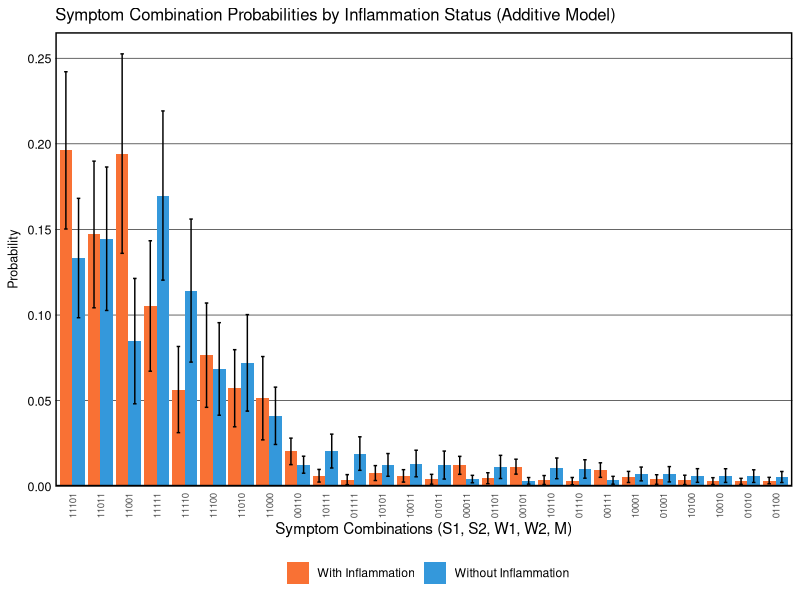
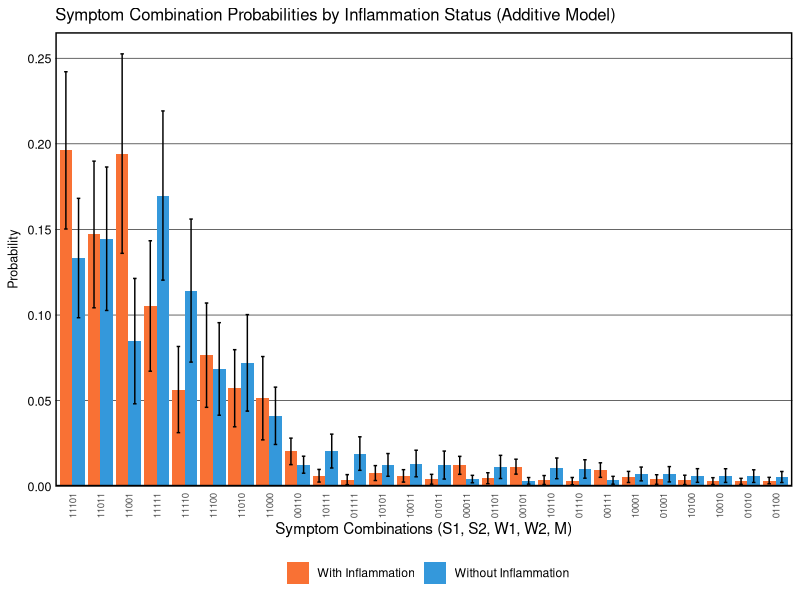

Here is the R script that generated these plots, in order:
## ---- chunk 1
# Load required packages
library(tidyverse)
library(MASS)
## ---- chunk 2
# Setting seed for reproducibility
set.seed(123)

# All 32 possible combinations of the 5 binary symptom criteria
combinations <- expand.grid(c(0,1), c(0,1), c(0,1), c(0,1), c(0,1))

# Labels of the combinations, e.g. "11001" (order: S1, S2, W1, W2, M)
combination_labels <- apply(combinations, 1, paste0, collapse = "")
## ---- chunk 3
# Function to ensure the values fall between 0 and 4
rescale <- function(x) {
  min_val <- min(x)
  max_val <- max(x)
  return((x - min_val) / (max_val - min_val) * 4)
}
## ---- chunk 4
generate_correlated_binary <- function(n, p1, p2, cor) {
  # Draw n pairs of correlated standard normal values
  sigma <- matrix(c(1, cor, cor, 1), 2, 2)
  bvn <- mvrnorm(n, mu = c(0, 0), Sigma = sigma)
  
  # Dichotomize: values above the threshold become 1
  L <- ifelse(bvn[,1] > qnorm(1 - p1), 1, 0)
  I <- ifelse(bvn[,2] > qnorm(1 - p2), 1, 0)
  
  return(data.frame(L = L, I = I))
}
## ---- chunk 5
# Function to calculate Hill numbers
# Input: vector of probabilities, q parameter (order of diversity)
# Output: Hill number (effective number of categories)
calculate_hill <- function(probabilities, q) {
  # Only use probabilities > 0 (since log(0) is undefined for q=1)
  p <- probabilities[probabilities > 0]
  # Normalize to ensure probabilities sum to 1
  p <- p / sum(p)
  
  if (q == 1) {
    # Limit case: exponential of Shannon entropy
    return(exp(-sum(p * log(p))))
  } else {
    # General formula: Hill = (sum(p^q))^(1/(1-q))
    return(sum(p^q)^(1/(1-q)))
  }
}
## ---- chunk 6
calculate_combination_shares <- function(data) {
  # Code each individual's symptom combination, e.g. "11001"
  combination <- paste0(as.integer(data$S1_positive),
                        as.integer(data$S2_positive),
                        as.integer(data$W1_positive),
                        as.integer(data$W2_positive),
                        as.integer(data$M_positive))
  # Count each of the 32 combinations (including those with 0 individuals)
  counts <- table(factor(combination, levels = combination_labels))
  return(as.numeric(counts) / sum(counts))
}
## ---- chunk 7
# Number of individuals and simulations
n <- 10000
n_sims <- 100

# Model parameters
p_L <- 0.8      # probability of the disorder (L)
p_I <- 0.5      # probability of the biological factor (I)
cor_LI <- 0.6   # correlation between L and I (underlying continuous values)

# Matrices to store the share of each symptom combination per simulation
results_WITH_inflammation <- matrix(0, ncol = 2^5, nrow = n_sims)
results_WITHOUT_inflammation <- matrix(0, ncol = 2^5, nrow = n_sims)

# Vectors to track sample sizes
n_WITH_inflammation <- numeric(n_sims)
n_WITHOUT_inflammation <- numeric(n_sims)

# Vectors to track symptom severity means
severity_WITH_inflammation <- numeric(n_sims)
severity_WITHOUT_inflammation <- numeric(n_sims)

# Vectors to track Hill numbers for heterogeneity analysis
# q=0: richness, q=1: exp(Shannon), q=2: inverse Simpson
hill_q0_WITH_inflammation <- numeric(n_sims)
hill_q0_WITHOUT_inflammation <- numeric(n_sims)
hill_q1_WITH_inflammation <- numeric(n_sims)
hill_q1_WITHOUT_inflammation <- numeric(n_sims)
hill_q2_WITH_inflammation <- numeric(n_sims)
hill_q2_WITHOUT_inflammation <- numeric(n_sims)
## ---- chunk 8
for(sim in 1:n_sims) {
  # Generate correlated binary latent variables L (PTSD) and I (Inflammation)
  latent_vars <- generate_correlated_binary(n, p1 = p_L, p2 = p_I, cor = cor_LI)
  L <- latent_vars$L
  I <- latent_vars$I
  
# Simulate symptoms with BOTH L and I effects (additive model)
  # I factors are adjustable based on theoretical assumptions
  
  # Strong indicators - react strongly to PTSD, moderately to Inflammation
  S1 <- rescale(2.0 * L + 0.6 * I + rnorm(n, mean=2, sd=0.5))
  S2 <- rescale(1.8 * L + 0.5 * I + rnorm(n, mean=2, sd=0.5))
  
  # Medium indicator - reacts moderately to both
  M <- rescale(1.2 * L + 0.7 * I + rnorm(n, mean=2, sd=0.8))
  
  # Weak indicators - react weakly to PTSD, varied response to Inflammation
  W1 <- rescale(0.6 * L + 0.5 * I + rnorm(n, mean=2, sd=1))
  W2 <- rescale(0.4 * L + 0.3 * I + rnorm(n, mean=2, sd=1))
  
  
  # Combine into a data frame
  data <- data.frame(L, I, S1, S2, W1, W2, M)
  
  # Creating binary variables for all indicators
  data <- data %>%
    mutate(
      S1_positive = S1 >= 2,
      S2_positive = S2 >= 2,
      W1_positive = W1 >= 2,
      W2_positive = W2 >= 2,
      M_positive = M >= 2
    )
  
  # Calculate a new column that counts how many criteria are met for each individual
  data <- data %>%
    mutate(criteria_met = S1_positive + S2_positive + 
                          W1_positive + W2_positive + 
                          M_positive)
  
# Filter the dataset to keep only those individuals that meet at least 2 criteria
filtered_data <- data %>%
    filter(criteria_met >= 2)
  
# Calculate total symptom severity (sum of the five symptom ratings, range 0-20)
filtered_data <- filtered_data %>%
  mutate(severity = S1 + S2 + M + W1 + W2)

# Split into groups with (I = 1) and without (I = 0) the biological factor
filtered_WITH_I <- filtered_data %>% filter(I == 1)
filtered_WITHOUT_I <- filtered_data %>% filter(I == 0)

  # === Severity matching: equalize the full severity distribution ===
  # Severity is divided into bins of width 0.5; within each bin, the same
  # number of individuals is randomly drawn from both groups
  breaks <- seq(0, 20, by = 0.5)
  filtered_WITH_I <- filtered_WITH_I %>%
    mutate(bin = cut(severity, breaks, include.lowest = TRUE))
  filtered_WITHOUT_I <- filtered_WITHOUT_I %>%
    mutate(bin = cut(severity, breaks, include.lowest = TRUE))
  
  # Number of individuals to draw per bin (the smaller of the two groups)
  n_per_bin <- inner_join(count(filtered_WITH_I, bin, name = "n_with"),
                          count(filtered_WITHOUT_I, bin, name = "n_without"),
                          by = "bin") %>%
    mutate(n_take = pmin(n_with, n_without))
  
  # Randomly draw n_take individuals per bin from both groups
  filtered_WITH_I <- filtered_WITH_I %>%
    inner_join(n_per_bin, by = "bin") %>%
    group_by(bin) %>%
    filter(row_number() %in% sample(n(), first(n_take))) %>%
    ungroup()
  filtered_WITHOUT_I <- filtered_WITHOUT_I %>%
    inner_join(n_per_bin, by = "bin") %>%
    group_by(bin) %>%
    filter(row_number() %in% sample(n(), first(n_take))) %>%
    ungroup()

# Track sample sizes
n_WITH_inflammation[sim] <- nrow(filtered_WITH_I)
n_WITHOUT_inflammation[sim] <- nrow(filtered_WITHOUT_I)

# Track severity means (to verify matching worked)
severity_WITH_inflammation[sim] <- mean(filtered_WITH_I$severity)
severity_WITHOUT_inflammation[sim] <- mean(filtered_WITHOUT_I$severity)
  
  # Calculate the share of each symptom combination in both groups
  results_WITH_inflammation[sim, ] <- calculate_combination_shares(filtered_WITH_I)
  results_WITHOUT_inflammation[sim, ] <- calculate_combination_shares(filtered_WITHOUT_I)
  
  # Calculate Hill numbers (q = 0, 1, 2) for both groups
  hill_q0_WITH_inflammation[sim] <- calculate_hill(results_WITH_inflammation[sim, ], q = 0)
  hill_q1_WITH_inflammation[sim] <- calculate_hill(results_WITH_inflammation[sim, ], q = 1)
  hill_q2_WITH_inflammation[sim] <- calculate_hill(results_WITH_inflammation[sim, ], q = 2)
  hill_q0_WITHOUT_inflammation[sim] <- calculate_hill(results_WITHOUT_inflammation[sim, ], q = 0)
  hill_q1_WITHOUT_inflammation[sim] <- calculate_hill(results_WITHOUT_inflammation[sim, ], q = 1)
  hill_q2_WITHOUT_inflammation[sim] <- calculate_hill(results_WITHOUT_inflammation[sim, ], q = 2)
}
## ---- chunk 9
# Mean and SD of each combination's share across simulations, per group
derived_probs_WITH <- data.frame(
  Combination = combination_labels,
  Mean_Probability = apply(results_WITH_inflammation, 2, mean),
  SD_Probability = apply(results_WITH_inflammation, 2, sd),
  MeetsCriteria = rowSums(combinations) >= 2,
  Group = "With Inflammation")

derived_probs_WITHOUT <- data.frame(
  Combination = combination_labels,
  Mean_Probability = apply(results_WITHOUT_inflammation, 2, mean),
  SD_Probability = apply(results_WITHOUT_inflammation, 2, sd),
  MeetsCriteria = rowSums(combinations) >= 2,
  Group = "Without Inflammation")

# Combine both groups and keep only combinations that meet diagnostic criteria
filtered_probs_combined <- rbind(derived_probs_WITH, derived_probs_WITHOUT) %>%
  filter(MeetsCriteria) %>%
  arrange(Group, desc(Mean_Probability))

# Report average sample sizes
cat("Average sample sizes across simulations:\n")
cat("With Inflammation:", round(mean(n_WITH_inflammation), 1), "\n")
cat("Without Inflammation:", round(mean(n_WITHOUT_inflammation), 1), "\n")

# Report average symptom severity (to verify groups are matched)
cat("\nAverage symptom severity across simulations:\n")
cat("With Inflammation:", round(mean(severity_WITH_inflammation), 2), "\n")
cat("Without Inflammation:", round(mean(severity_WITHOUT_inflammation), 2), "\n")

# === Report Hill Numbers Results ===
cat("\n=== HETEROGENEITY ANALYSIS (Hill Numbers) ===\n")

# Calculate differences for each simulation
diff_q0 <- hill_q0_WITH_inflammation - hill_q0_WITHOUT_inflammation
diff_q1 <- hill_q1_WITH_inflammation - hill_q1_WITHOUT_inflammation
diff_q2 <- hill_q2_WITH_inflammation - hill_q2_WITHOUT_inflammation

# Create summary data frame
hill_summary <- data.frame(
  Measure = c("Hill q=0 (Richness)", 
              "Hill q=1 (exp Shannon)", 
              "Hill q=2 (inv Simpson)"),
  With_Inflammation_Mean = c(mean(hill_q0_WITH_inflammation),
                              mean(hill_q1_WITH_inflammation),
                              mean(hill_q2_WITH_inflammation)),
  With_Inflammation_SD = c(sd(hill_q0_WITH_inflammation),
                            sd(hill_q1_WITH_inflammation),
                            sd(hill_q2_WITH_inflammation)),
  Without_Inflammation_Mean = c(mean(hill_q0_WITHOUT_inflammation),
                                 mean(hill_q1_WITHOUT_inflammation),
                                 mean(hill_q2_WITHOUT_inflammation)),
  Without_Inflammation_SD = c(sd(hill_q0_WITHOUT_inflammation),
                               sd(hill_q1_WITHOUT_inflammation),
                               sd(hill_q2_WITHOUT_inflammation)),
  Difference = c(mean(diff_q0),
                 mean(diff_q1),
                 mean(diff_q2)),
  CI_95_Lower = c(mean(diff_q0) - 1.96 * sd(diff_q0) / sqrt(n_sims),
                  mean(diff_q1) - 1.96 * sd(diff_q1) / sqrt(n_sims),
                  mean(diff_q2) - 1.96 * sd(diff_q2) / sqrt(n_sims)),
  CI_95_Upper = c(mean(diff_q0) + 1.96 * sd(diff_q0) / sqrt(n_sims),
                  mean(diff_q1) + 1.96 * sd(diff_q1) / sqrt(n_sims),
                  mean(diff_q2) + 1.96 * sd(diff_q2) / sqrt(n_sims))
)

# Round all numeric columns
hill_summary[, 2:8] <- round(hill_summary[, 2:8], 3)

# Print summary table
print(hill_summary)
## ---- chunk 10
# Mean share of each symptom combination per group (combinations meeting
# diagnostic criteria only), sorted by overall frequency
comparison_table <- data.frame(
  Combination = combination_labels,
  With_Inflammation = derived_probs_WITH$Mean_Probability,
  Without_Inflammation = derived_probs_WITHOUT$Mean_Probability) %>%
  filter(rowSums(combinations) >= 2) %>%
  mutate(Difference = With_Inflammation - Without_Inflammation) %>%
  arrange(desc(With_Inflammation + Without_Inflammation)) %>%
  mutate(across(where(is.numeric), ~ round(.x, 3)))

print(comparison_table)
## ---- chunk 11
# Define the theme for the figure
Theme_Figure_1a <- 
  theme(
    plot.title = element_text(size=12),
    axis.title.y = element_text(size=9, 
                                margin = margin(t = 0, r = 0, b = 0, l = 0)),
    axis.text.x = element_text(size = 7, angle = 90, hjust = 1, vjust = 0.5),
    axis.text.y = element_text(size=9, 
                               color = "black", 
                               margin = margin(t = 0, r = 0, b = 0, l = 5)),
    axis.ticks = element_blank(),
    panel.grid.major.x = element_blank(), 
    panel.grid.major.y = element_line(size=.2, 
                                      color="black"), 
    panel.grid.minor.y = element_blank(), 
    panel.border = element_rect(colour = "black", 
                                fill=NA, 
                                size=1),
    panel.background = element_rect(fill = "white"),
    legend.position = "bottom")

# Plot with two colors
ggplot(filtered_probs_combined, aes(x = reorder(Combination, -Mean_Probability), 
                                     y = Mean_Probability,
                                     fill = Group)) +
  geom_bar(stat = "identity", position = position_dodge(width = 0.9)) +
  geom_errorbar(aes(ymin = Mean_Probability - SD_Probability, 
                    ymax = Mean_Probability + SD_Probability), 
                position = position_dodge(width = 0.9),
                width = 0.25) +
  scale_fill_manual(values = c("With Inflammation" = "#F97134", 
                                "Without Inflammation" = "#3498db")) +
  scale_y_continuous(expand = expansion(mult = c(0, 0.05))) +
  labs(title = "Symptom Combination Probabilities by Inflammation Status (Additive Model)", 
       x = "Symptom Combinations (S1, S2, W1, W2, M)", 
       y = "Probability",
       fill = "") + 
  Theme_Figure_1a
ggsave("Figure_2a_Additive_Model.png", width = 10, height = 6, dpi = 300)
